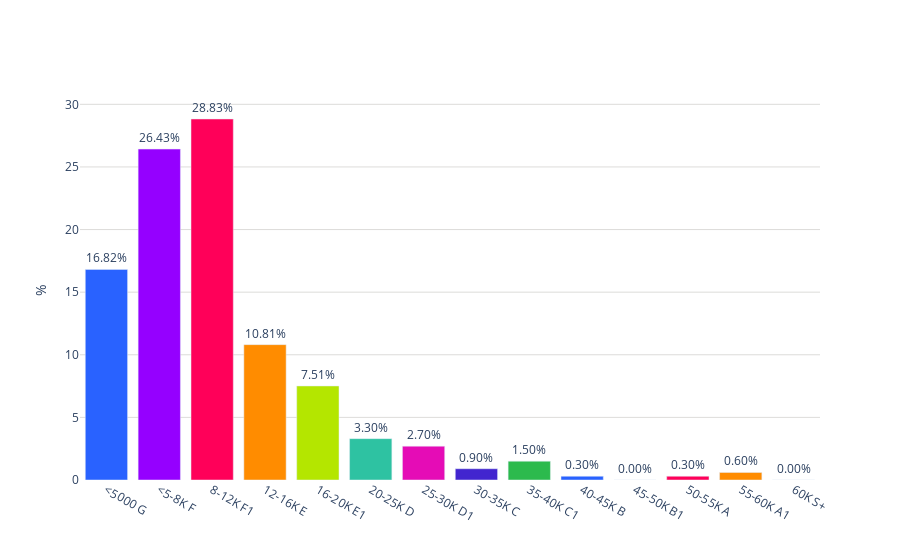

This figure's notebook cell:
### Code cell
colores = ['#2962ff', '#9500ff', '#ff0059', '#ff8c00', '#b4e600', '#2EC2A2','#E50CB6','#4225CF','#2CBA4D','#2962ff', '#9500ff', '#ff0059', '#ff8c00', '#b4e600']

fig = go.Figure()
fig.add_trace(go.Bar(
    x=posiciones_salariosparejas['Categoria_Pareja'],  # Eje x: Categoría
    y=posiciones_salariosparejas['porcentaje'],  # Eje y: porcentaje
    text=posiciones_salariosparejas['porcentaje'].apply(lambda x: f'{x:.2f}%'),  # Texto con el formato deseado
    textposition='outside',  # Posición del texto (parte superior de las barras)
    marker_color=colores,  # Especifica los colores de las barras
))
fig.update_layout(
    #title='Mercado salario por pareja',  # Título de la gráfica
    title_x=0.5,
    yaxis=dict(
        title='%',  # Título del eje y
        gridcolor='#dddcda', # Color de las líneas que dividen los rangos del eje Y
        gridwidth=1, # Ancho de las líneas que dividen los rangos del eje Y
    ),
    plot_bgcolor='rgba(0,0,0,0)',  # Color de fondo del gráfico
)

# Exportar gráfica como archivo HTML
def guardar_grafico_como_html(fig, nombre_archivo, carpeta='graficas'):
    if not os.path.exists(carpeta): 
        os.makedirs(carpeta) # Crear la carpeta si no existe
    
    # Gráfica como archivo HTML en la carpeta especificada
    pio.write_html(fig, f'{carpeta}/{nombre_archivo}.html')

# Exportar
guardar_grafico_como_html(fig, 'g_bar_mercadosalarial_xparejas_pachuca', carpeta='graficas')

fig.show()

### Figure 1 — Plotly figure (JSON) as saved in the notebook; plotly's stock layout.template omitted (floating-point values rounded to 4 significant figures)
{"data": [{"marker": {"color": ["#2962ff", "#9500ff", "#ff0059", "#ff8c00", "#b4e600", "#2EC2A2", "#E50CB6", "#4225CF", "#2CBA4D", "#2962ff", "#9500ff", "#ff0059", "#ff8c00", "#b4e600"]}, "text": ["16.82%", "26.43%", "28.83%", "10.81%", "7.51%", "3.30%", "2.70%", "0.90%", "1.50%", "0.30%", "0.00%", "0.30%", "0.60%", "0.00%"], "textposition": "outside", "type": "bar", "x": ["<5000 G", "<5-8K F", "8-12K F1", "12-16K E", "16-20K E1", "20-25K D", "25-30K D1", "30-35K C", "35-40K C1", "40-45K B", "45-50K B1", "50-55K A", "55-60K A1", "60K S+"], "y": [16.82, 26.43, 28.83, 10.81, 7.508, 3.303, 2.703, 0.9009, 1.502, 0.3003, 0, 0.3003, 0.6006, 0]}], "layout": {"plot_bgcolor": "rgba(0,0,0,0)", "title": {"x": 0.5}, "yaxis": {"gridcolor": "#dddcda", "gridwidth": 1, "title": {"text": "%"}}}}
